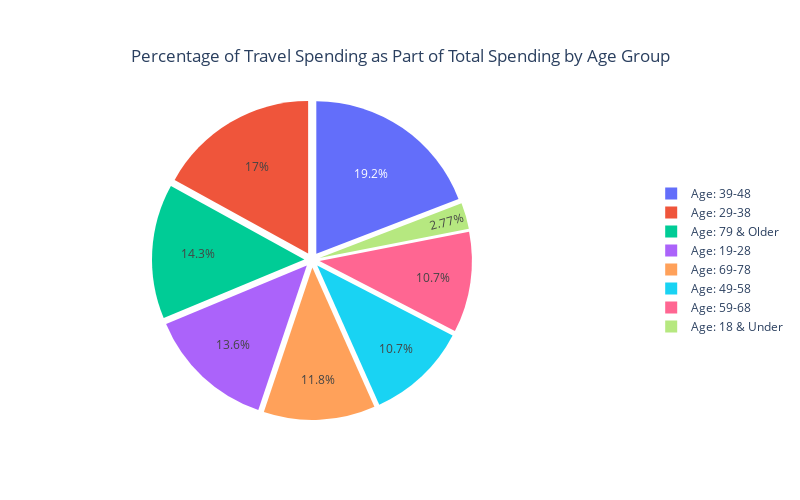

Write notebook code for a chart like this one.
### Markdown cell above
### Markdown Note: JBrooks - the percentage of Travel spend against total spend by age group

### Code cell
import plotly.express as px

# Calculate total spending per age group
total_spending_by_age = df.groupby('age_description')['amt'].sum().reset_index()

# Calculate travel spending per age group
travel_spending_by_age = df[df['category'] == 'travel'].groupby('age_description')['amt'].sum().reset_index()

# Merge both dataframes to calculate the percentage of travel spending
spending_comparison = pd.merge(travel_spending_by_age, total_spending_by_age, on='age_description', suffixes=('_travel', '_total'))

# Calculate the percentage of travel spending for each age group
spending_comparison['travel_percentage'] = (spending_comparison['amt_travel'] / spending_comparison['amt_total']) * 100

# Create a pie chart using plotly for the percentage of travel spending
fig = px.pie(
    spending_comparison, 
    values='travel_percentage', 
    names='age_description', 
    title="Percentage of Travel Spending as Part of Total Spending by Age Group",
    height=500, width=800
)

# Add a pull parameter to "explode" the slices
fig.update_traces(pull=[0.05] * len(spending_comparison))  # Pull each slice out by 5%

# Update layout to center title and adjust the pie chart position to the left
fig.update_layout(
    title={
        'text': "Percentage of Travel Spending as Part of Total Spending by Age Group",
        'y':0.90,  # position of the title from bottom to top (0-1 scale)
        'x':0.5,   # center the title horizontally
        'xanchor': 'center',
        'yanchor': 'top'
    },
    legend={
        'yanchor': 'middle',  # vertical centering
        'y': 0.5,             # legend is vertically centered
        'xanchor': 'left',     # move the legend to the right side
        'x': 1.3              # move the legend further right to avoid overlapping the pie chart
    },
    margin=dict(l=100)  # adds 100px left margin to move the pie chart to the left
)

# Display the chart
fig.show()

### Figure 1 — Plotly figure (JSON) as saved in the notebook; plotly's stock layout.template omitted (floating-point values rounded to 4 significant figures)
{"data": [{"domain": {"x": [0, 1], "y": [0, 1]}, "hovertemplate": "age_description=%{label}<br>travel_percentage=%{value}<extra></extra>", "labels": ["Age: 18 & Under", "Age: 19-28", "Age: 29-38", "Age: 39-48", "Age: 49-58", "Age: 59-68", "Age: 69-78", "Age: 79 & Older"], "legendgroup": "", "name": "", "pull": [0.05, 0.05, 0.05, 0.05, 0.05, 0.05, 0.05, 0.05], "showlegend": true, "type": "pie", "values": [0.9229, 4.516, 5.655, 6.374, 3.571, 3.552, 3.938, 4.755]}], "layout": {"height": 500, "legend": {"tracegroupgap": 0, "x": 1.3, "xanchor": "left", "y": 0.5, "yanchor": "middle"}, "margin": {"l": 100}, "title": {"text": "Percentage of Travel Spending as Part of Total Spending by Age Group", "x": 0.5, "xanchor": "center", "y": 0.9, "yanchor": "top"}, "width": 800}}
